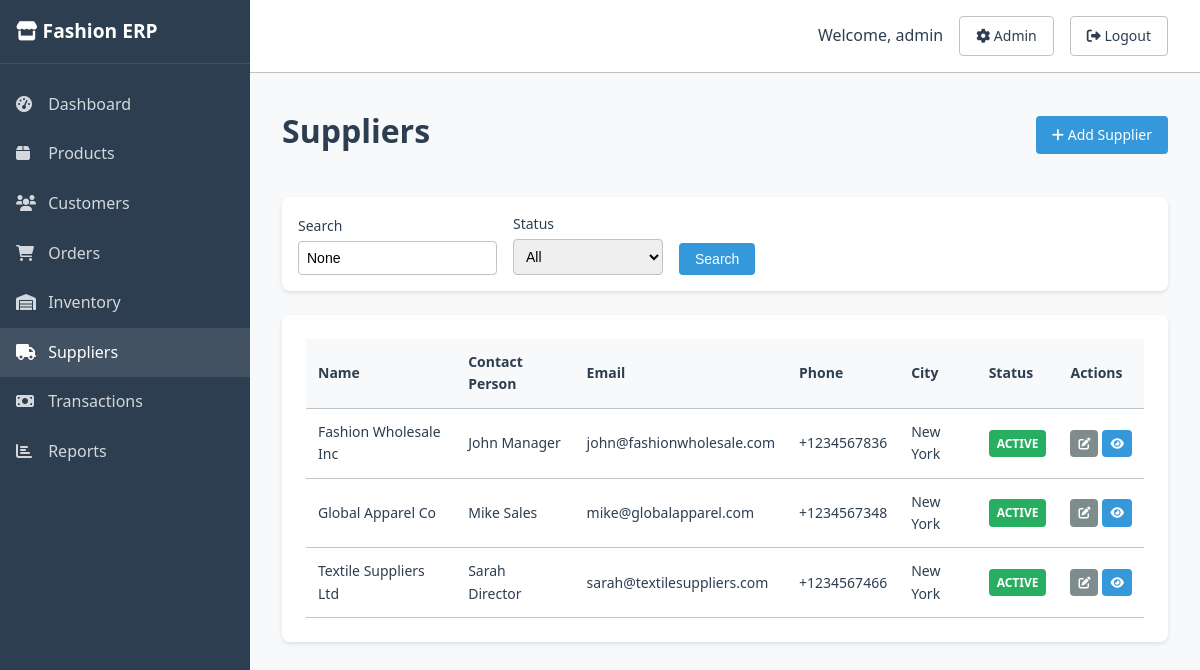
Page /suppliers/ (signed in) on the committed database.
### erp/models.py (models this page shows, shortened)
class Supplier(models.Model):
    name = models.CharField(max_length=200)
    contact_person = models.CharField(max_length=100)
    email = models.EmailField()
    phone = models.CharField(max_length=20)
    address = models.TextField()
    city = models.CharField(max_length=100)
    is_active = models.BooleanField(default=True)
    created_at = models.DateTimeField(auto_now_add=True)
    updated_at = models.DateTimeField(auto_now=True)
    class Meta:
        ordering = ['name']

### erp/views.py (the view, shortened to what this page needs)
# urls.py: path('suppliers/', views.suppliers, name='suppliers'),
@login_required
def suppliers(request):
    suppliers = Supplier.objects.order_by('name')
    search = request.GET.get('search')
    status = request.GET.get('status')
    if status == 'active':
        suppliers = suppliers.filter(is_active=True)
    elif status == 'inactive':
        suppliers = suppliers.filter(is_active=False)
    context = {
        'suppliers': suppliers,
        'search': search,
        'selected_status': status,
    }
    return render(request, 'erp/suppliers.html', context)

### templates/erp/suppliers.html (shortened to what this page needs)
{% extends 'base.html' %}
{% load humanize %}
{% block content %}
<div class="page-header">
    <h2>Suppliers</h2>
    <div class="page-actions">
        <a href="/admin/erp/supplier/add/" class="btn btn-primary">
            <i class="fas fa-plus"></i>
            Add Supplier
        </a>
    </div>
</div>
<div class="filters">
    <form method="get" class="filter-form">
        <div class="filter-group">
            <label>Search</label>
            <input type="text" name="search" value="{{ search }}" placeholder="Search suppliers...">
        </div>
        <div class="filter-group">
            <label>Status</label>
            <select name="status">
                <option value="">All</option>
            </select>
        </div>
        <div class="filter-group">
            <label>&nbsp;</label>
            <button type="submit" class="btn btn-primary">Search</button>
        </div>
    </form>
</div>
<div class="card">
    <div class="card-content">
        <div class="table-container">
            <table class="data-table">
                <thead>
                    <tr>
                        <th>Name</th>
                        <th>Contact Person</th>
                        <th>Email</th>
                        <th>Phone</th>
                        <th>City</th>
                        <th>Status</th>
                        <th>Actions</th>
                    </tr>
                </thead>
                <tbody>
                    {% for supplier in suppliers %}
                    <tr>
                        <td>{{ supplier.name }}</td>
                        <td>{{ supplier.contact_person }}</td>
                        <td>{{ supplier.email }}</td>
                        <td>{{ supplier.phone }}</td>
                        <td>{{ supplier.city }}</td>
                        <td>
                            {% if supplier.is_active %}
                                <span class="badge badge-success">Active</span>
                            {% else %}
                                <span class="badge badge-danger">Inactive</span>
                            {% endif %}
                        </td>
                        <td>
                            <div class="action-buttons">
                                <a href="/admin/erp/supplier/{{ supplier.id }}/change/" class="btn btn-sm btn-secondary">
                                    <i class="fas fa-edit"></i>
                                </a>
                                <a href="#" class="btn btn-sm btn-primary">
                                    <i class="fas fa-eye"></i>
                                </a>
                            </div>
                        </td>
                    </tr>
                    {% empty %}
                    <tr>
                        <td colspan="7" class="text-center">No suppliers found</td>
                    </tr>
                    {% endfor %}
                </tbody>
            </table>
        </div>
    </div>
</div>
{% endblock %}

### templates/base.html (shortened to what this page needs)
{% load static %}
<!DOCTYPE html>
<html lang="en">
<head>
    <link href="https://cdnjs.cloudflare.com/ajax/libs/font-awesome/6.0.0/css/all.min.css" rel="stylesheet">
    <link href="{% static 'css/style.css' %}" rel="stylesheet">
</head>
<body>
    <div class="app-container">
        <nav class="sidebar">
            <div class="sidebar-header">
                <h3><i class="fas fa-store"></i> Fashion ERP</h3>
            </div>
            <ul class="sidebar-menu">
                <li><a href="{% url 'erp:dashboard' %}" class="{% if request.resolver_match.url_name == 'dashboard' %}active{% endif %}">
                    <i class="fas fa-tachometer-alt"></i> Dashboard
                </a></li>
                <li><a href="{% url 'erp:products' %}" class="{% if request.resolver_match.url_name == 'products' %}active{% endif %}">
                    <i class="fas fa-box"></i> Products
                </a></li>
                <li><a href="{% url 'erp:customers' %}" class="{% if request.resolver_match.url_name == 'customers' %}active{% endif %}">
                    <i class="fas fa-users"></i> Customers
                </a></li>
                <li><a href="{% url 'erp:orders' %}" class="{% if request.resolver_match.url_name == 'orders' %}active{% endif %}">
                    <i class="fas fa-shopping-cart"></i> Orders
                </a></li>
                <li><a href="{% url 'erp:inventory' %}" class="{% if request.resolver_match.url_name == 'inventory' %}active{% endif %}">
                    <i class="fas fa-warehouse"></i> Inventory
                </a></li>
                <li><a href="{% url 'erp:suppliers' %}" class="{% if request.resolver_match.url_name == 'suppliers' %}active{% endif %}">
                    <i class="fas fa-truck"></i> Suppliers
                </a></li>
                <li><a href="{% url 'erp:transactions' %}" class="{% if request.resolver_match.url_name == 'transactions' %}active{% endif %}">
                    <i class="fas fa-money-bill"></i> Transactions
                </a></li>
                <li><a href="{% url 'erp:reports' %}" class="{% if request.resolver_match.url_name == 'reports' %}active{% endif %}">
                    <i class="fas fa-chart-bar"></i> Reports
                </a></li>
            </ul>
        </nav>
        <div class="main-content">
            <header class="header">
                <div class="header-right">
                    <div class="user-menu">
                        <span>Welcome, {{ user.username }}</span>
                        <a href="/admin/" class="btn btn-outline">
                            <i class="fas fa-cog"></i> Admin
                        </a>
                        <a href="/admin/logout/" class="btn btn-outline">
                            <i class="fas fa-sign-out-alt"></i> Logout
                        </a>
                    </div>
                </div>
            </header>
            <main class="content">
                {% block content %}
                {% endblock %}
            </main>
        </div>
    </div>
</body>
</html>

### static/css/style.css (style rules this page uses)
* { margin: 0; padding: 0; box-sizing: border-box; }
:root { --primary-color: #2c3e50; --secondary-color: #3498db; --success-color: #27ae60; --warning-color: #f39c12; --danger-color: #e74c3c; --dark-color: #1a252f; --light-color: #ecf0f1; --border-color: #bdc3c7; --text-color: #2c3e50; --text-muted: #7f8c8d; }
body { font-family: 'Segoe UI', Tahoma, Geneva, Verdana, sans-serif; background-color: #f8f9fa; color: var(--text-color); line-height: 1.6; }
.app-container { display: flex; min-height: 100vh; }
.sidebar { width: 250px; background-color: var(--primary-color); color: white; position: fixed; height: 100vh; overflow-y: auto; z-index: 1000; }
.sidebar-header { padding: 1rem; border-bottom: 1px solid rgba(255, 255, 255, 0.1); }
.sidebar-header h3 { font-size: 1.2rem; font-weight: 600; }
.sidebar-menu { list-style: none; padding: 1rem 0; }
.sidebar-menu li { margin: 0; }
.sidebar-menu a { display: block; padding: 0.75rem 1rem; color: rgba(255, 255, 255, 0.8); text-decoration: none; transition: all 0.3s ease; }
.sidebar-menu a:hover, .sidebar-menu a.active { background-color: rgba(255, 255, 255, 0.1); color: white; }
.sidebar-menu i { width: 20px; margin-right: 0.5rem; }
.main-content { flex: 1; margin-left: 250px; display: flex; flex-direction: column; }
.header { background-color: white; padding: 1rem 2rem; border-bottom: 1px solid var(--border-color); display: flex; justify-content: space-between; align-items: center; }
.header-right { display: flex; align-items: center; gap: 1rem; }
.user-menu { display: flex; align-items: center; gap: 1rem; }
.content { flex: 1; padding: 2rem; }
.page-header { margin-bottom: 2rem; display: flex; justify-content: space-between; align-items: center; }
.page-header h2 { font-size: 2rem; margin-bottom: 0.5rem; }
.page-actions { display: flex; gap: 0.5rem; }
.card { background-color: white; border-radius: 8px; box-shadow: 0 2px 4px rgba(0, 0, 0, 0.1); margin-bottom: 1.5rem; }
.card-content { padding: 1.5rem; }
.filters { margin-bottom: 1.5rem; }
.filter-form { display: flex; gap: 1rem; align-items: end; background-color: white; padding: 1rem; border-radius: 8px; box-shadow: 0 2px 4px rgba(0, 0, 0, 0.1); }
.filter-group { display: flex; flex-direction: column; }
.filter-group label { font-size: 0.875rem; font-weight: 500; margin-bottom: 0.25rem; color: var(--text-color); }
.filter-group input, .filter-group select { padding: 0.5rem; border: 1px solid var(--border-color); border-radius: 4px; font-size: 0.875rem; min-width: 150px; }
.table-container { overflow-x: auto; }
.data-table { width: 100%; border-collapse: collapse; font-size: 0.875rem; }
.data-table th, .data-table td { padding: 0.75rem; text-align: left; border-bottom: 1px solid var(--border-color); }
.data-table th { background-color: #f8f9fa; font-weight: 600; color: var(--text-color); }
.btn { display: inline-block; padding: 0.5rem 1rem; border: none; border-radius: 4px; text-decoration: none; font-size: 0.875rem; font-weight: 500; cursor: pointer; transition: all 0.3s ease; text-align: center; }
.btn-primary { background-color: var(--secondary-color); color: white; }
.btn-secondary { background-color: var(--text-muted); color: white; }
.btn-outline { background-color: transparent; color: var(--text-color); border: 1px solid var(--border-color); }
.btn-sm { padding: 0.25rem 0.5rem; font-size: 0.75rem; }
.action-buttons { display: flex; gap: 0.25rem; }
.badge { display: inline-block; padding: 0.25rem 0.5rem; font-size: 0.75rem; font-weight: 600; border-radius: 4px; text-transform: uppercase; }
.badge-success { background-color: var(--success-color); color: white; }

### rows in the picture
Supplier: name "Fashion Wholesale Inc", contact_person "John Manager", email "john@fashionwholesale.com", phone "+1234567836", city "New York", is_active "ACTIVE"
Supplier: name "Global Apparel Co", contact_person "Mike Sales", email "mike@globalapparel.com", phone "+1234567348", city "New York", is_active "ACTIVE"
Supplier: name "Textile Suppliers Ltd", contact_person "Sarah Director", email "sarah@textilesuppliers.com", phone "+1234567466", city "New York", is_active "ACTIVE"

### other values in the picture
{{ user.username }} "admin"
